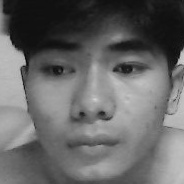
#> input picture face_recognition_flutter/backend/dataset/User.3.1.jpg, 184 x 184 px
$ python -i face_service.py   (imports and definitions only)
#> lines starting #> are read from the running program, lines starting #| are printed output that depends on the picture
#> further down, picture is the input picture: shape (184, 184, 3); min 10, max 210, mean 102
import cv2
import numpy as np
import os
import base64
from PIL import Image
from io import BytesIO
from typing import Tuple, Optional, List
from .config import settings

class FaceRecognitionService:
    def __init__(self):
        self.recognizer = cv2.face.LBPHFaceRecognizer_create()

        # Load multiple cascade classifiers for better detection
        self.face_cascade = cv2.CascadeClassifier(
            cv2.data.haarcascades + 'haarcascade_frontalface_default.xml'
        )
        self.face_cascade_alt = cv2.CascadeClassifier(
            cv2.data.haarcascades + 'haarcascade_frontalface_alt.xml'
        )
        self.profile_cascade = cv2.CascadeClassifier(
            cv2.data.haarcascades + 'haarcascade_profileface.xml'
        )

        self.load_trained_model()

        # Create directories if they don't exist
        os.makedirs(settings.DATASET_PATH, exist_ok=True)
        os.makedirs(settings.UPLOAD_PATH, exist_ok=True)
        os.makedirs("trainer", exist_ok=True)

    def load_trained_model(self):
        """Load trained model if available"""
        try:
            if os.path.exists(settings.TRAINER_PATH):
                self.recognizer.read(settings.TRAINER_PATH)
                print("✅ Loaded trained model successfully")
            else:
                print("⚠️ No trained model found. Please train first.")
        except Exception as e:
            print(f"❌ Error loading model: {e}")

    # [50 lines left out: function decode_base64_image, not called in this run]

    def auto_rotate_image(self, image: np.ndarray) -> Tuple[np.ndarray, int]:
        """Auto-rotate image to find the best orientation for face detection"""
        rotations = [0, 90, 180, 270]
        best_image = image
        best_rotation = 0
        max_faces = 0

        for rotation in rotations:
            if rotation == 0:
                rotated_image = image
            elif rotation == 90:
                rotated_image = cv2.rotate(image, cv2.ROTATE_90_CLOCKWISE)
            elif rotation == 180:
                rotated_image = cv2.rotate(image, cv2.ROTATE_180)
            elif rotation == 270:
                rotated_image = cv2.rotate(image, cv2.ROTATE_90_COUNTERCLOCKWISE)

            # Quick face detection test
            gray = cv2.cvtColor(rotated_image, cv2.COLOR_BGR2GRAY)
            faces = self.face_cascade.detectMultiScale(
                gray,
                scaleFactor=1.2,
                minNeighbors=4,
                minSize=(30, 30)
            )

            print(f"Rotation {rotation}°: Found {len(faces)} faces")

            if len(faces) > max_faces:
                max_faces = len(faces)
                best_image = rotated_image
                best_rotation = rotation
#> this loop made 4 passes
#> (faces, max_faces) on pass 1: ([[11, 10, 164, 164]], 1)
#| Rotation 0°: Found 1 faces
#| Rotation 90°: Found 0 faces
#| Rotation 180°: Found 0 faces
#| Rotation 270°: Found 0 faces
#> pass 2, in auto_rotate_image, `rotated_image = cv2.rotate(image, cv2.ROTATE_90_CLOCKWISE)`:
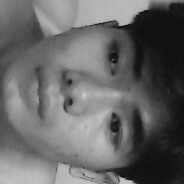
#> rotated_image: shape (184, 184, 3); min 10, max 210, mean 102
#> pass 3, in auto_rotate_image, `rotated_image = cv2.rotate(image, cv2.ROTATE_180)`:
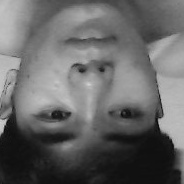
#> rotated_image: shape (184, 184, 3); min 10, max 210, mean 102
#> after the loop:
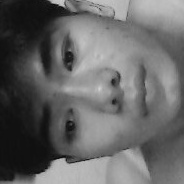
#> gray: shape (184, 184); min 10, max 210, mean 102
#> after the loop, best_rotation = 0; max_faces = 1

        if best_rotation != 0:
            print(f"✅ Best orientation found at {best_rotation}° rotation with {max_faces} faces")

        return best_image, best_rotation

    def detect_faces_enhanced(self, image: np.ndarray) -> Tuple[List, np.ndarray]:
        """Enhanced face detection with auto-rotation and multiple methods"""

        # First, try to find the best orientation
        print("🔄 Testing image orientations...")
        rotated_image, rotation_used = self.auto_rotate_image(image)
#> rotation_used = 0

        # Use the best rotated image
        gray = cv2.cvtColor(rotated_image, cv2.COLOR_BGR2GRAY)

        # Apply histogram equalization to improve contrast
        gray_eq = cv2.equalizeHist(gray)
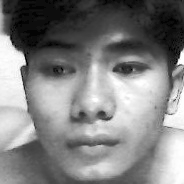
#> gray_eq: shape (184, 184); min 0, max 255, mean 128.5

        # Try different detection parameters
        detection_params = [
            # (scaleFactor, minNeighbors, minSize)
            (1.1, 3, (20, 20)),  # More sensitive
            (1.1, 4, (30, 30)),  # Default-ish
            (1.2, 5, (30, 30)),  # Original parameters
            (1.3, 6, (40, 40)),  # Less sensitive, larger faces
            (1.1, 3, (15, 15)),  # Very small faces
        ]

        all_faces = []

        # Try with rotated gray image
        for scale_factor, min_neighbors, min_size in detection_params:
            faces = self.face_cascade.detectMultiScale(
                gray,
                scaleFactor=scale_factor,
                minNeighbors=min_neighbors,
                minSize=min_size,
                flags=cv2.CASCADE_SCALE_IMAGE
            )
            if len(faces) > 0:
                print(f"✅ Found {len(faces)} faces with params: scale={scale_factor}, neighbors={min_neighbors}, minSize={min_size}")
                all_faces.extend(faces)
                break  # Found faces, no need to try other parameters
#> this loop made 1 pass
#> faces on pass 1: [[14, 11, 157, 157]]
#| ✅ Found 1 faces with params: scale=1.1, neighbors=3, minSize=(20, 20)
#> after the loop, all_faces = [[14, 11, 157, 157]]

        # Try with histogram equalized image if no faces found
        if len(all_faces) == 0:
            print("🔄 Trying with histogram equalized image...")
            for scale_factor, min_neighbors, min_size in detection_params:
                faces = self.face_cascade.detectMultiScale(
                    gray_eq,
                    scaleFactor=scale_factor,
                    minNeighbors=min_neighbors,
                    minSize=min_size,
                    flags=cv2.CASCADE_SCALE_IMAGE
                )
                if len(faces) > 0:
                    print(f"✅ Found {len(faces)} faces with equalized image: scale={scale_factor}, neighbors={min_neighbors}, minSize={min_size}")
                    all_faces.extend(faces)
                    gray = gray_eq  # Use equalized image for final result
                    break

        # Try alternative cascade classifier
        if len(all_faces) == 0 and hasattr(self, 'face_cascade_alt'):
            print("🔄 Trying alternative face cascade...")
            for scale_factor, min_neighbors, min_size in detection_params[:3]:
                faces = self.face_cascade_alt.detectMultiScale(
                    gray,
                    scaleFactor=scale_factor,
                    minNeighbors=min_neighbors,
                    minSize=min_size
                )
                if len(faces) > 0:
                    print(f"✅ Found {len(faces)} faces with alternative cascade")
                    all_faces.extend(faces)
                    break

        # Try profile face detection as last resort
        if len(all_faces) == 0 and hasattr(self, 'profile_cascade'):
            print("🔄 Trying profile face detection...")
            faces = self.profile_cascade.detectMultiScale(
                gray,
                scaleFactor=1.1,
                minNeighbors=3,
                minSize=(20, 20)
            )
            if len(faces) > 0:
                print(f"✅ Found {len(faces)} profile faces")
                all_faces.extend(faces)

        # Remove duplicate detections
        if len(all_faces) > 1:
            all_faces = self.remove_duplicate_faces(all_faces)

        print(f"Final face detection result: {len(all_faces)} faces found (rotation: {rotation_used}°)")
#| Final face detection result: 1 faces found (rotation: 0°)
        return all_faces, gray

    # [32 lines left out: function remove_duplicate_faces, not called in this run]

    def detect_faces(self, image: np.ndarray) -> Tuple[List, np.ndarray]:
        """Original detect_faces method - keeping for compatibility"""
        return self.detect_faces_enhanced(image)

    # [87 lines left out: function save_face_image_with_debug, not called in this run]

    # Keep original method for backward compatibility
    def save_face_image(self, user_id: int, image_data: str, count: int) -> str:
        return self.save_face_image_with_debug(user_id, image_data, count)

    # [78 lines left out: functions recognize_face, train_faces, not called in this run]

# Initialize face service
face_service = FaceRecognitionService()

>>> import cv2
>>> picture = cv2.imread('../dataset/User.3.1.jpg')
>>> result = FaceRecognitionService().detect_faces_enhanced(picture)

$ run again, on face_recognition_flutter/backend/dataset/User.3.5.jpg
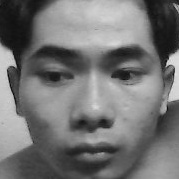
#> input picture face_recognition_flutter/backend/dataset/User.3.5.jpg, 179 x 179 px
#> picture is the input picture: shape (179, 179, 3); min 6, max 226, mean 115.4
#> the loop in auto_rotate_image, `for rotation in rotations:` made 4 passes
#> (faces, max_faces) on pass 1: ([[19, 15, 147, 147]], 1)
#> (printed output is left out)
#> after the loop in auto_rotate_image, `for rotation in rotations:`:
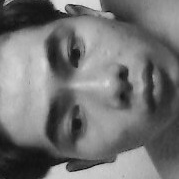
#> gray: shape (179, 179); min 6, max 226, mean 115.4
#> after the loop in auto_rotate_image, `for rotation in rotations:`: best_rotation = 0; max_faces = 1
#> rotation_used = 0
#> in detect_faces_enhanced, `gray_eq = cv2.equalizeHist(gray)`:
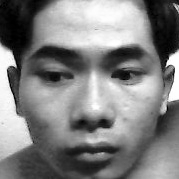
#> gray_eq: shape (179, 179); min 0, max 255, mean 128.2
#> the loop in detect_faces_enhanced, `for scale_factor, min_neighbors, min_size in detection_params:` made 1 pass
#> faces on pass 1: [[16, 13, 151, 151]]
#> (printed output is left out)
#> after the loop in detect_faces_enhanced, `for scale_factor, min_neighbors, min_size in detection_params:`: all_faces = [[16, 13, 151, 151]]
#| Final face detection result: 1 faces found (rotation: 0°)

$ run again, on face_recognition_flutter/backend/dataset/User.4.1.jpg
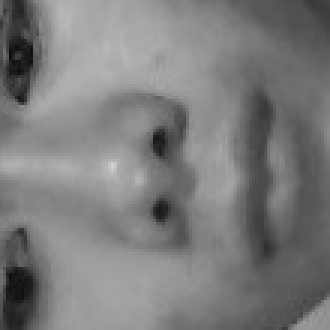
#> input picture face_recognition_flutter/backend/dataset/User.4.1.jpg, 110 x 110 px (shown 3 times larger)
#> picture is the input picture: shape (110, 110, 3); min 12, max 212, mean 124.1
#> the loop in auto_rotate_image, `for rotation in rotations:` made 4 passes
#| Rotation 0°: Found 0 faces
#| Rotation 90°: Found 0 faces
#| Rotation 180°: Found 0 faces
#| Rotation 270°: Found 0 faces
#> after the loop in auto_rotate_image, `for rotation in rotations:`:
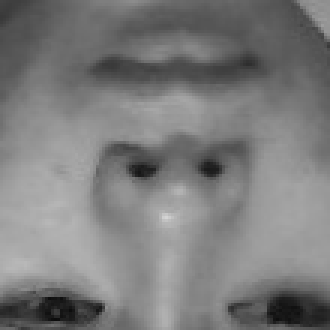
#> gray: shape (110, 110) (shown 3 times larger); min 12, max 212, mean 124.1
#> after the loop in auto_rotate_image, `for rotation in rotations:`: best_rotation = 0
#> in detect_faces_enhanced, `gray_eq = cv2.equalizeHist(gray)`:
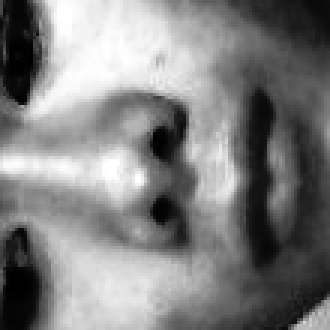
#> gray_eq: shape (110, 110) (shown 3 times larger); min 0, max 255, mean 128.6
#> the loop in detect_faces_enhanced, `for scale_factor, min_neighbors, min_size in detection_params:` made 1 pass
#> faces on pass 1: [[2, 6, 98, 98]]
#> (printed output is left out)
#> after the loop in detect_faces_enhanced, `for scale_factor, min_neighbors, min_size in detection_params:`: all_faces = [[2, 6, 98, 98]]
#| Final face detection result: 1 faces found (rotation: 0°)

$ run again, on face_recognition_flutter/backend/dataset/User.4.2.jpg
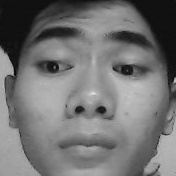
#> input picture face_recognition_flutter/backend/dataset/User.4.2.jpg, 176 x 176 px
#> picture is the input picture: shape (176, 176, 3); min 4, max 227, mean 114.6
#> the loop in auto_rotate_image, `for rotation in rotations:` made 4 passes
#> (faces, max_faces) on pass 4: ([[60, 34, 96, 96]], 1)
#> (printed output is left out)
#> after the loop in auto_rotate_image, `for rotation in rotations:`:
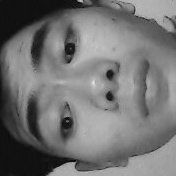
#> best_image: shape (176, 176, 3); min 4, max 227, mean 114.6
#> after the loop in auto_rotate_image, `for rotation in rotations:`: best_rotation = 270; max_faces = 1
#| ✅ Best orientation found at 270° rotation with 1 faces
#> rotation_used = 270
#> in detect_faces_enhanced, `gray_eq = cv2.equalizeHist(gray)`:
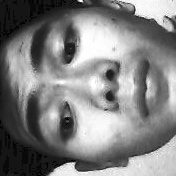
#> gray_eq: shape (176, 176); min 0, max 255, mean 128.8
#> the loop in detect_faces_enhanced, `for scale_factor, min_neighbors, min_size in detection_params:` made 1 pass
#> faces on pass 1: [[58, 32, 99, 99]]
#> (printed output is left out)
#> after the loop in detect_faces_enhanced, `for scale_factor, min_neighbors, min_size in detection_params:`: all_faces = [[58, 32, 99, 99]]
#| Final face detection result: 1 faces found (rotation: 270°)
